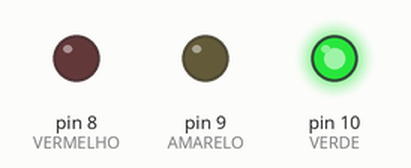
Simulated run of this sketch. Board: Arduino Uno, built with avr-gcc and run on an emulated ATmega328P. On the bench: output pins drawn as LEDs (lit = HIGH).

Above: at 1.0 s.
At 2.5 s:
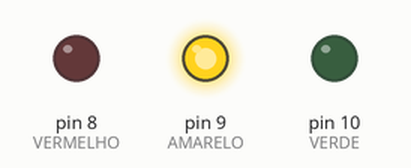
At 6.5 s:
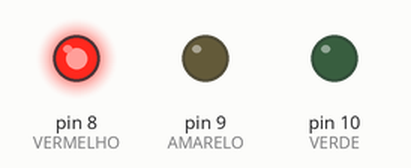
Timing chart, 0 to 13.0 s (numbered marks = the images above):
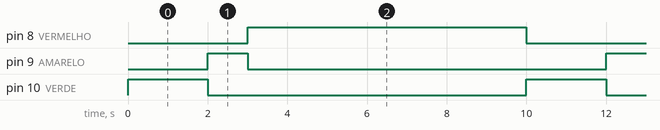

The sketch:

p5e3.ino
```cpp
#define VERMELHO 8// porta
#define AMARELO 9
#define VERDE 10
#define TEMPO 1000// milissegundos

int botao_pressionado, i;

void lerBotao(){
  botao_pressionado = digitalRead(9);
}

void setup(){
  for(i=8; i<=10; i++)
    pinMode(i, OUTPUT);
  pinMode(7, INPUT);
}

void loop(){
  botao_pressionado = LOW;
  digitalWrite(VERDE, HIGH);
  delay(2*TEMPO);
  lerBotao();
  digitalWrite(VERDE, LOW);
  digitalWrite(AMARELO, HIGH);
  delay(TEMPO);
  lerBotao();
  digitalWrite(AMARELO, LOW);
  digitalWrite(VERMELHO, HIGH);
  if (botao_pressionado == HIGH)
    delay(5*TEMPO);
  delay(2*TEMPO);
  digitalWrite(VERMELHO, LOW);
}
```

Measured:
- by itself, pin 8 (VERMELHO): alternates HIGH for 7.0 s and LOW for 3.0 s
- by itself, pin 9 (AMARELO): alternates HIGH for 1.0 s and LOW for 9.0 s
- by itself, pin 10 (VERDE): alternates HIGH for 2.0 s and LOW for 8.0 s
